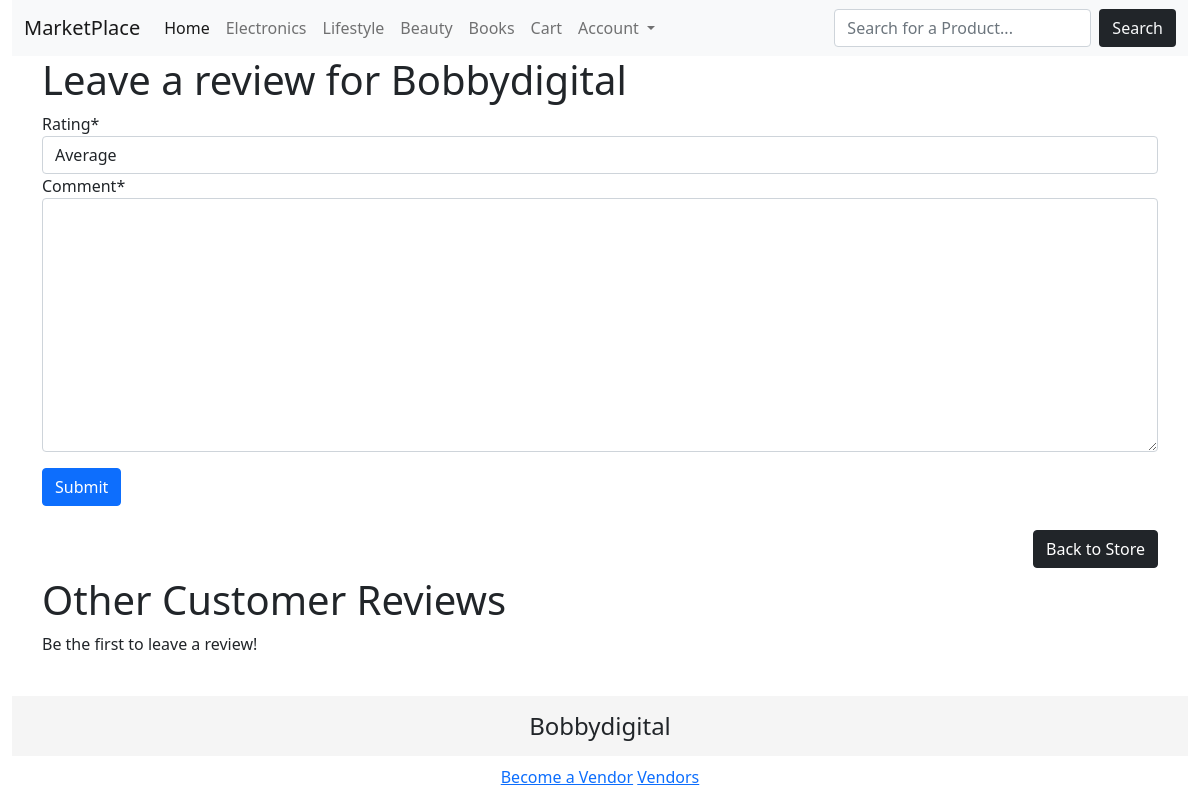
The app's page /vendors/reviews/2/ with its own data.
### product/models.py (models this page shows)
class Category(models.Model):
	title = models.CharField(max_length=255)
	slug = models.SlugField(max_length=255)
	ordering = models.IntegerField(default=0)
	class Meta:
		ordering = ['ordering']
	def __str__(self):
		return self.title

### vendor/models.py (models this page shows, shortened)
class Vendor(models.Model):
	owner = models.OneToOneField(User, related_name='vendor', on_delete=models.CASCADE)
	title = models.CharField(max_length=255,verbose_name='Store/Vendor Title')
	email = models.CharField(max_length=255, verbose_name='E-mail', blank=True,null=True)
	description = models.TextField(max_length=500,blank=True, null=True,verbose_name="Description")
	created = models.DateTimeField(auto_now_add=True, auto_now=False)
	updated = models.DateTimeField(auto_now_add=False, auto_now=True)
	views = models.IntegerField(default=0)
	city = models.CharField(max_length=255, blank=True, null=True, verbose_name="City")
	state = models.CharField(max_length=255,blank=True, null=True, verbose_name="State/Province")
	address1 = models.CharField(max_length=255, blank=True, null=True, verbose_name="Address Line 1")
	address2 = models.CharField(max_length=255, blank=True, null=True, verbose_name="Address Line 2")
	zipcode = models.CharField(max_length=8, blank=True, null=True, verbose_name='Zip/Postal Code')
	class Meta:
		ordering = ['title']

### vendor/views.py (the view, shortened to what this page needs)
# urls.py: path('reviews/<int:pk>/',views.vendorReview,name='vendorReview'),
def vendorReview(request,pk):
	vendor = get_object_or_404(Vendor, pk=pk)
	context = {
				'form':VendorReviewForm(),
				'vendor':vendor
	}
	return render(request,'vendor/vendorReview.html',context)

### vendor/forms.py
class VendorReviewForm(ModelForm):
	class Meta:
		model = VendorReview
		fields = ['rating','comment']

### cart/cart.py (called while the page is built)
	def __len__(self):
		return sum(item['quantity'] for item in self.cart.values())

### cart/context_processors.py (called while the page is built)
def cart(request):
	return ({'cart':Cart(request)})

### product/context_processors.py (called while the page is built)
def menu_categories(request):
	categories = Category.objects.all()
	return {'menu_categories':categories}

def vendor_categories(request):
	pattern = r"\/vendors\/(\d+)"
	result = re.match(pattern, request.path)
	if result:
		print(result, result.group())
		vendor = result.group(1)
		print(vendor)
		vendor_categories = SubCategory.objects.filter(vendor=vendor)
		print(vendor_categories)
		return {'vendor_categories':vendor_categories}
	else:
		return {'vendor_categories':''}

### vendor/templates/vendor/vendorReview.html (shortened to what this page needs)
{% extends 'site/main.html' %}
{% load crispy_forms_tags %}
{% block content %}
			<h1 class="title">Leave a review for {{vendor.title}}</h1>
			<form method="POST" action="">
				{{form|crispy}}
				<button class="btn btn-primary my-3" action="submit">Submit</button>
			</form>
			<div class="d-flex justify-content-end my-2">
				<a class="btn btn-dark" href="{% url 'vendor' vendor.id %}">Back to Store</a>
			</div>
			<h1>Other Customer Reviews</h1>
			{% if review in vendor.reviews.all %}
				{% for review in vendor.reviews.all %}
				<div class="card">
				  <div class="card-body">
				    <h5 class="card-title">Headline</h5>
				    <h6 class="card-subtitle mb-2 text-muted">{{review.writer}}
				    										{% if review.verified %}
				    											VERIFIED</h6>{% endif %}
				    <p class="card-text">{{review.comment}}</p>
				    	<div class='d-flex justify-text-end pt-2'>
							<svg xmlns="http://www.w3.org/2000/svg" width="25" height="25" viewBox="0 0 24 24" fill="#FFD700" stroke="#FFD700" stroke-width="2" stroke-linecap="round" stroke-linejoin="round"><polygon points="12 2 15.09 8.26 22 9.27 17 14.14 18.18 21.02 12 17.77 5.82 21.02 7 14.14 2 9.27 8.91 8.26 12 2"></polygon></svg>
							<svg xmlns="http://www.w3.org/2000/svg" width="25" height="25" viewBox="0 0 24 24" fill="#FFD700" stroke="#FFD700" stroke-width="2" stroke-linecap="round" stroke-linejoin="round"><polygon points="12 2 15.09 8.26 22 9.27 17 14.14 18.18 21.02 12 17.77 5.82 21.02 7 14.14 2 9.27 8.91 8.26 12 2"></polygon></svg>
							<svg xmlns="http://www.w3.org/2000/svg" width="25" height="25" viewBox="0 0 24 24" fill="#FFD700" stroke="#FFD700" stroke-width="2" stroke-linecap="round" stroke-linejoin="round"><polygon points="12 2 15.09 8.26 22 9.27 17 14.14 18.18 21.02 12 17.77 5.82 21.02 7 14.14 2 9.27 8.91 8.26 12 2"></polygon></svg>
							<svg xmlns="http://www.w3.org/2000/svg" width="25" height="25" viewBox="0 0 24 24" fill="none" stroke="#FFD700" stroke-width="2" stroke-linecap="round" stroke-linejoin="round"><polygon points="12 2 15.09 8.26 22 9.27 17 14.14 18.18 21.02 12 17.77 5.82 21.02 7 14.14 2 9.27 8.91 8.26 12 2"></polygon></svg>
						</div>
				  </div>
				  <p class="text-end m-2">{{review.created}}</p>
				{% endfor %}
			{% else %}
			<p>Be the first to leave a review!</p>
			{% endif %}
		</div>
{% endblock %}

### base/templates/site/navbar.html (shortened to what this page needs)
<nav class="navbar navbar-expand-lg navbar-light bg-light">
  <div class="container-fluid">
    <a class="navbar-brand" href="/">MarketPlace</a>
    <div class="collapse navbar-collapse" id="navbarNav">
      <ul class="navbar-nav me-auto mb-2 mb-lg-0">
        <li class="nav-item">
          <a class="nav-link active" aria-current="page" href="/">Home</a>
        </li>
        {% for category in menu_categories %}
        <li class="nav-item">
          <a class="nav-link" href="{% url 'productCategory' category.slug %}">{{category}}</a>
        </li>
        {% endfor %}
        <li class="nav-item">
          <a href="{% url 'cart' %}" class="nav-link">Cart{% if cart %}({{cart|length}}){% endif %}</a>
        </li>
          <li class="nav-item dropdown">
          <a class="nav-link dropdown-toggle" href="#" id="navbarDarkDropdownMenuLink" role="button" data-bs-toggle="dropdown" aria-expanded="false">
            Account
          </a>
        </li>
      </ul>
        <form class="d-flex"method="GET" action="{% url 'search' %}">
            <input class="form-control me-2" type="text" class="input" placeholder="Search for a Product..." name="query">
            <button class="btn bg-dark text-light" type="submit" >Search</button>
        </form>
    </div>
  </div>
</nav>

### base/templates/site/footer.html
<footer class="footer py-3 text-center" >
	{% if vendor %}
	<h4 class=" mb-4">{{ vendor.title }}</h4>
	{% endif %}
		{% if request.user.is_authenticated %}
	<a href="{% url 'vendorAdmin' %}">Vendor Admin</a>
	{% else %}
	<a href="{% url 'vendorRegister' %}">Become a Vendor</a>
	{% endif %}
	<a href="{% url 'vendorList' %}">Vendors</a>
</footer>

### base/static/styles/main.css (style rules this page uses)
.footer { bottom: 100px; width: 100%; height: 60px; background-color: #f5f5f5; }

### records on screen
Category: title "Electronics"
Category: title "Lifestyle"
Category: title "Beauty"
Category: title "Books"
Vendor: title "Bobbydigital"
